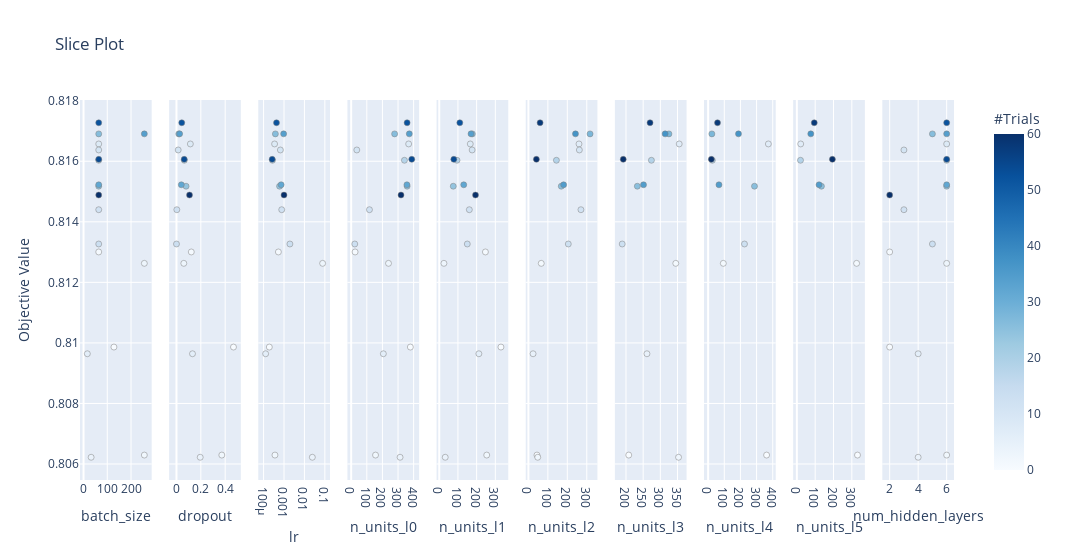

Write notebook code for a chart like this one.
### Code cell
optuna.visualization.plot_slice(study)

### Figure 1 — Plotly figure (JSON) as saved in the notebook; plotly's stock layout.template omitted (floating-point values rounded to 4 significant figures)
{"data": [{"marker": {"color": [0, 1, 2, 3, 4, 6, 8, 11, 12, 13, 18, 24, 26, 32, 34, 52, 54, 60], "colorbar": {"title": {"text": "#Trials"}, "x": 1, "xpad": 40}, "colorscale": [[0, "rgb(247,251,255)"], [0.125, "rgb(222,235,247)"], [0.25, "rgb(198,219,239)"], [0.375, "rgb(158,202,225)"], [0.5, "rgb(107,174,214)"], [0.625, "rgb(66,146,198)"], [0.75, "rgb(33,113,181)"], [0.875, "rgb(8,81,156)"], [1, "rgb(8,48,107)"]], "line": {"color": "Grey", "width": 0.5}, "showscale": true}, "mode": "markers", "showlegend": false, "type": "scatter", "x": [128, 64, 256, 256, 32, 16, 64, 64, 64, 64, 64, 64, 64, 64, 256, 64, 64, 64], "xaxis": "x", "y": [0.8099, 0.813, 0.8063, 0.8126, 0.8062, 0.8096, 0.8166, 0.8164, 0.8144, 0.8133, 0.816, 0.8152, 0.8169, 0.8152, 0.8169, 0.8173, 0.8161, 0.8149], "yaxis": "y"}, {"marker": {"color": [0, 1, 2, 3, 4, 6, 8, 11, 12, 13, 18, 24, 26, 32, 34, 52, 54, 60], "colorbar": {"title": {"text": "#Trials"}, "x": 1, "xpad": 40}, "colorscale": [[0, "rgb(247,251,255)"], [0.125, "rgb(222,235,247)"], [0.25, "rgb(198,219,239)"], [0.375, "rgb(158,202,225)"], [0.5, "rgb(107,174,214)"], [0.625, "rgb(66,146,198)"], [0.75, "rgb(33,113,181)"], [0.875, "rgb(8,81,156)"], [1, "rgb(8,48,107)"]], "line": {"color": "Grey", "width": 0.5}, "showscale": false}, "mode": "markers", "showlegend": false, "type": "scatter", "x": [0.4681, 0.1217, 0.3723, 0.06036, 0.1949, 0.1317, 0.114, 0.01429, 0.003022, 0.00022, 0.06465, 0.07896, 0.01899, 0.03993, 0.02609, 0.04341, 0.06372, 0.1071], "xaxis": "x2", "y": [0.8099, 0.813, 0.8063, 0.8126, 0.8062, 0.8096, 0.8166, 0.8164, 0.8144, 0.8133, 0.816, 0.8152, 0.8169, 0.8152, 0.8169, 0.8173, 0.8161, 0.8149], "yaxis": "y2"}, {"marker": {"color": [0, 1, 2, 3, 4, 6, 8, 11, 12, 13, 18, 24, 26, 32, 34, 52, 54, 60], "colorbar": {"title": {"text": "#Trials"}, "x": 1, "xpad": 40}, "colorscale": [[0, "rgb(247,251,255)"], [0.125, "rgb(222,235,247)"], [0.25, "rgb(198,219,239)"], [0.375, "rgb(158,202,225)"], [0.5, "rgb(107,174,214)"], [0.625, "rgb(66,146,198)"], [0.75, "rgb(33,113,181)"], [0.875, "rgb(8,81,156)"], [1, "rgb(8,48,107)"]], "line": {"color": "Grey", "width": 0.5}, "showscale": false}, "mode": "markers", "showlegend": false, "type": "scatter", "x": [0.0001909, 0.0005305, 0.0003605, 0.07791, 0.0244, 0.0001258, 0.0003456, 0.0006636, 0.0007714, 0.001944, 0.0002726, 0.0006064, 0.0003777, 0.0007225, 0.0009583, 0.0004285, 0.0002632, 0.0009994], "xaxis": "x3", "y": [0.8099, 0.813, 0.8063, 0.8126, 0.8062, 0.8096, 0.8166, 0.8164, 0.8144, 0.8133, 0.816, 0.8152, 0.8169, 0.8152, 0.8169, 0.8173, 0.8161, 0.8149], "yaxis": "y3"}, {"marker": {"color": [0, 1, 2, 3, 4, 6, 8, 11, 12, 13, 18, 24, 26, 32, 34, 52, 54, 60], "colorbar": {"title": {"text": "#Trials"}, "x": 1, "xpad": 40}, "colorscale": [[0, "rgb(247,251,255)"], [0.125, "rgb(222,235,247)"], [0.25, "rgb(198,219,239)"], [0.375, "rgb(158,202,225)"], [0.5, "rgb(107,174,214)"], [0.625, "rgb(66,146,198)"], [0.75, "rgb(33,113,181)"], [0.875, "rgb(8,81,156)"], [1, "rgb(8,48,107)"]], "line": {"color": "Grey", "width": 0.5}, "showscale": false}, "mode": "markers", "showlegend": false, "type": "scatter", "x": [379, 25, 156, 239, 313, 206, 368, 36, 117, 23, 341, 358, 278, 357, 372, 358, 388, 319], "xaxis": "x4", "y": [0.8099, 0.813, 0.8063, 0.8126, 0.8062, 0.8096, 0.8166, 0.8164, 0.8144, 0.8133, 0.816, 0.8152, 0.8169, 0.8152, 0.8169, 0.8173, 0.8161, 0.8149], "yaxis": "y4"}, {"marker": {"color": [0, 1, 2, 3, 4, 6, 8, 11, 12, 13, 18, 24, 26, 32, 34, 52, 54, 60], "colorbar": {"title": {"text": "#Trials"}, "x": 1, "xpad": 40}, "colorscale": [[0, "rgb(247,251,255)"], [0.125, "rgb(222,235,247)"], [0.25, "rgb(198,219,239)"], [0.375, "rgb(158,202,225)"], [0.5, "rgb(107,174,214)"], [0.625, "rgb(66,146,198)"], [0.75, "rgb(33,113,181)"], [0.875, "rgb(8,81,156)"], [1, "rgb(8,48,107)"]], "line": {"color": "Grey", "width": 0.5}, "showscale": false}, "mode": "markers", "showlegend": false, "type": "scatter", "x": [330, 247, 254, 25, 32, 212, 166, 176, 161, 150, 95, 75, 177, 131, 170, 110, 78, 194], "xaxis": "x5", "y": [0.8099, 0.813, 0.8063, 0.8126, 0.8062, 0.8096, 0.8166, 0.8164, 0.8144, 0.8133, 0.816, 0.8152, 0.8169, 0.8152, 0.8169, 0.8173, 0.8161, 0.8149], "yaxis": "y5"}, {"marker": {"color": [2, 3, 4, 6, 8, 11, 12, 13, 18, 24, 26, 32, 34, 52, 54], "colorbar": {"title": {"text": "#Trials"}, "x": 1, "xpad": 40}, "colorscale": [[0, "rgb(247,251,255)"], [0.125, "rgb(222,235,247)"], [0.25, "rgb(198,219,239)"], [0.375, "rgb(158,202,225)"], [0.5, "rgb(107,174,214)"], [0.625, "rgb(66,146,198)"], [0.75, "rgb(33,113,181)"], [0.875, "rgb(8,81,156)"], [1, "rgb(8,48,107)"]], "line": {"color": "Grey", "width": 0.5}, "showscale": false}, "mode": "markers", "showlegend": false, "type": "scatter", "x": [44, 66, 48, 24, 260, 262, 270, 205, 144, 169, 317, 181, 242, 60, 41], "xaxis": "x6", "y": [0.8063, 0.8126, 0.8062, 0.8096, 0.8166, 0.8164, 0.8144, 0.8133, 0.816, 0.8152, 0.8169, 0.8152, 0.8169, 0.8173, 0.8161], "yaxis": "y6"}, {"marker": {"color": [2, 3, 4, 6, 8, 13, 18, 24, 26, 32, 34, 52, 54], "colorbar": {"title": {"text": "#Trials"}, "x": 1, "xpad": 40}, "colorscale": [[0, "rgb(247,251,255)"], [0.125, "rgb(222,235,247)"], [0.25, "rgb(198,219,239)"], [0.375, "rgb(158,202,225)"], [0.5, "rgb(107,174,214)"], [0.625, "rgb(66,146,198)"], [0.75, "rgb(33,113,181)"], [0.875, "rgb(8,81,156)"], [1, "rgb(8,48,107)"]], "line": {"color": "Grey", "width": 0.5}, "showscale": false}, "mode": "markers", "showlegend": false, "type": "scatter", "x": [208, 345, 353, 261, 355, 189, 274, 233, 325, 251, 314, 270, 192], "xaxis": "x7", "y": [0.8063, 0.8126, 0.8062, 0.8096, 0.8166, 0.8133, 0.816, 0.8152, 0.8169, 0.8152, 0.8169, 0.8173, 0.8161], "yaxis": "y7"}, {"marker": {"color": [2, 3, 8, 13, 18, 24, 26, 32, 34, 52, 54], "colorbar": {"title": {"text": "#Trials"}, "x": 1, "xpad": 40}, "colorscale": [[0, "rgb(247,251,255)"], [0.125, "rgb(222,235,247)"], [0.25, "rgb(198,219,239)"], [0.375, "rgb(158,202,225)"], [0.5, "rgb(107,174,214)"], [0.625, "rgb(66,146,198)"], [0.75, "rgb(33,113,181)"], [0.875, "rgb(8,81,156)"], [1, "rgb(8,48,107)"]], "line": {"color": "Grey", "width": 0.5}, "showscale": false}, "mode": "markers", "showlegend": false, "type": "scatter", "x": [362, 94, 373, 225, 26, 287, 23, 67, 188, 58, 20], "xaxis": "x8", "y": [0.8063, 0.8126, 0.8166, 0.8133, 0.816, 0.8152, 0.8169, 0.8152, 0.8169, 0.8173, 0.8161], "yaxis": "y8"}, {"marker": {"color": [2, 3, 8, 18, 24, 32, 34, 52, 54], "colorbar": {"title": {"text": "#Trials"}, "x": 1, "xpad": 40}, "colorscale": [[0, "rgb(247,251,255)"], [0.125, "rgb(222,235,247)"], [0.25, "rgb(198,219,239)"], [0.375, "rgb(158,202,225)"], [0.5, "rgb(107,174,214)"], [0.625, "rgb(66,146,198)"], [0.75, "rgb(33,113,181)"], [0.875, "rgb(8,81,156)"], [1, "rgb(8,48,107)"]], "line": {"color": "Grey", "width": 0.5}, "showscale": false}, "mode": "markers", "showlegend": false, "type": "scatter", "x": [331, 326, 21, 20, 134, 121, 76, 95, 194], "xaxis": "x9", "y": [0.8063, 0.8126, 0.8166, 0.816, 0.8152, 0.8152, 0.8169, 0.8173, 0.8161], "yaxis": "y9"}, {"marker": {"color": [0, 1, 2, 3, 4, 6, 8, 11, 12, 13, 18, 24, 26, 32, 34, 52, 54, 60], "colorbar": {"title": {"text": "#Trials"}, "x": 1, "xpad": 40}, "colorscale": [[0, "rgb(247,251,255)"], [0.125, "rgb(222,235,247)"], [0.25, "rgb(198,219,239)"], [0.375, "rgb(158,202,225)"], [0.5, "rgb(107,174,214)"], [0.625, "rgb(66,146,198)"], [0.75, "rgb(33,113,181)"], [0.875, "rgb(8,81,156)"], [1, "rgb(8,48,107)"]], "line": {"color": "Grey", "width": 0.5}, "showscale": false}, "mode": "markers", "showlegend": false, "type": "scatter", "x": [2, 2, 6, 6, 4, 4, 6, 3, 3, 5, 6, 6, 5, 6, 6, 6, 6, 2], "xaxis": "x10", "y": [0.8099, 0.813, 0.8063, 0.8126, 0.8062, 0.8096, 0.8166, 0.8164, 0.8144, 0.8133, 0.816, 0.8152, 0.8169, 0.8152, 0.8169, 0.8173, 0.8161, 0.8149], "yaxis": "y10"}], "layout": {"title": {"text": "Slice Plot"}, "width": 3000, "xaxis": {"anchor": "y", "domain": [0, 0.082], "title": {"text": "batch_size"}}, "xaxis10": {"anchor": "y10", "domain": [0.918, 1.0], "title": {"text": "num_hidden_layers"}}, "xaxis2": {"anchor": "y2", "domain": [0.102, 0.184], "title": {"text": "dropout"}}, "xaxis3": {"anchor": "y3", "domain": [0.204, 0.286], "title": {"text": "lr"}, "type": "log"}, "xaxis4": {"anchor": "y4", "domain": [0.306, 0.388], "title": {"text": "n_units_l0"}}, "xaxis5": {"anchor": "y5", "domain": [0.408, 0.49], "title": {"text": "n_units_l1"}}, "xaxis6": {"anchor": "y6", "domain": [0.51, 0.592], "title": {"text": "n_units_l2"}}, "xaxis7": {"anchor": "y7", "domain": [0.612, 0.694], "title": {"text": "n_units_l3"}}, "xaxis8": {"anchor": "y8", "domain": [0.714, 0.796], "title": {"text": "n_units_l4"}}, "xaxis9": {"anchor": "y9", "domain": [0.816, 0.898], "title": {"text": "n_units_l5"}}, "yaxis": {"anchor": "x", "domain": [0, 1], "title": {"text": "Objective Value"}}, "yaxis10": {"anchor": "x10", "domain": [0, 1], "matches": "y", "showticklabels": false}, "yaxis2": {"anchor": "x2", "domain": [0, 1], "matches": "y", "showticklabels": false}, "yaxis3": {"anchor": "x3", "domain": [0, 1], "matches": "y", "showticklabels": false}, "yaxis4": {"anchor": "x4", "domain": [0, 1], "matches": "y", "showticklabels": false}, "yaxis5": {"anchor": "x5", "domain": [0, 1], "matches": "y", "showticklabels": false}, "yaxis6": {"anchor": "x6", "domain": [0, 1], "matches": "y", "showticklabels": false}, "yaxis7": {"anchor": "x7", "domain": [0, 1], "matches": "y", "showticklabels": false}, "yaxis8": {"anchor": "x8", "domain": [0, 1], "matches": "y", "showticklabels": false}, "yaxis9": {"anchor": "x9", "domain": [0, 1], "matches": "y", "showticklabels": false}}}
